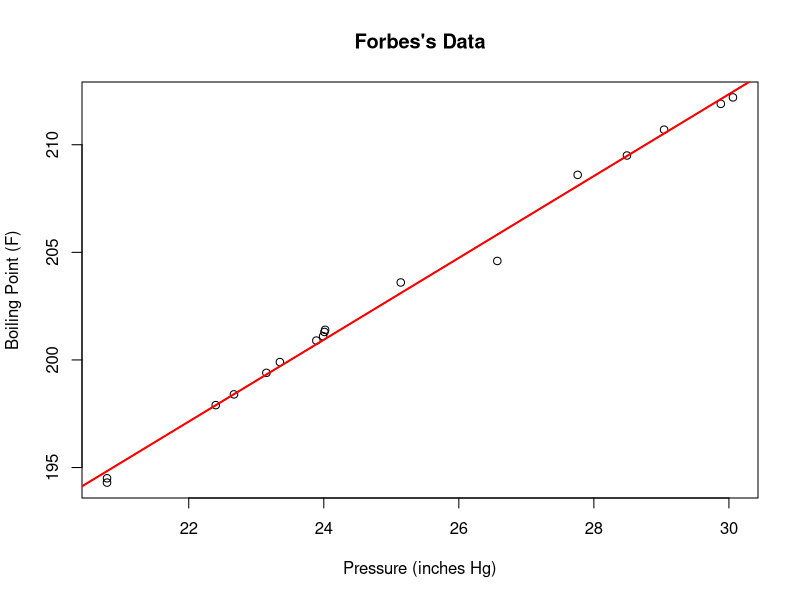

The R source for this figure:
# First, tidy your work environment (if necessary):
rm(list=ls())

# Load the MASS package so that it is active:
library(MASS)

# Read in the sample dataset:
data("forbes")

# This dataset contains observations of two variables, boiling point ("bp") measured in
# degrees Farenheit and barometric pressure ("pres") measured in inches of mercury.
# Scottish physicist and glaciologist James Forbes measured the atmospheric pressure
# and boiling temperature of water at 17 different locations in the Alps and published 
# these data in 1857.

# What is the relationship between atmospheric pressure and the boiling point of water?
plot(forbes$pres, forbes$bp, xlab="Pressure (inches Hg)", ylab="Boiling Point (F)", main="Forbes's Data")

# It appears that as atmospheric pressure (in inches mercury) increases, the boiling 
# temperature of water (measured in Farenheit) tends to increase in a linear fashion.

# We can use linear regression to fit a line to these observations and use the line to 
# predict the boiling temperature at a given air pressure, or vice versa.

# The lm function will fit a linear regression model to these data. First specify the 
# formula in the format y~x and then specify the dataset:
m1 <- lm(bp~pres, data=forbes)

# To print the results of the regression:
summary(m1)
# We find a statistically significant slope and intercept for the linear form y=mx+b.
# The estimated intercept (b) is located in: row = (Intercept), column = Estimate
# The estimated slope (m) is located in: row = pres, column = Estimate
# Putting this together, we get the equation: bp = 1.9*(pres) + 155.3

# We can add the line to our plot using the abline function with the name of the saved model:
abline(m1)

# We can also adjust features of the line, including its color and thickness:
abline(m1, col = "red", lwd=2)

# ...and can use the parameter estimates for the equation y=mx+b to solve for the estimated
# boiling point temperature at any measured barometric pressure.